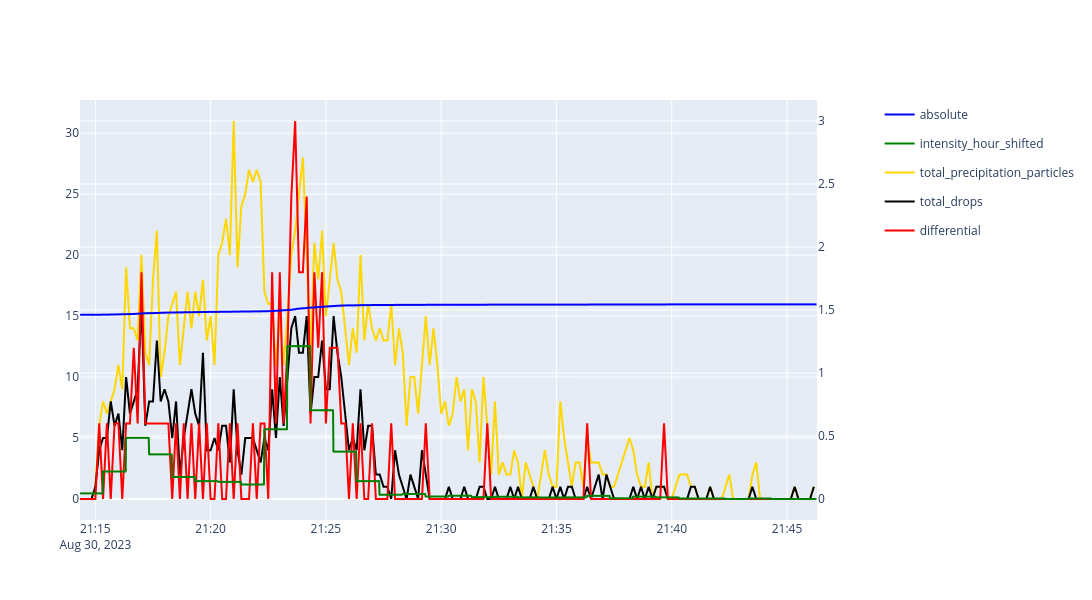

Notebook source saved alongside this figure:
### Code cell
fig1 = px.line(df.precipitation.absolute)
fig1.update_traces(line=dict(color="blue"), connectgaps=True)
fig2 = px.line(df.precipitation.differential.resample("10s").sum() * 60)
fig2.update_traces(line=dict(color="red"))
fig3 = px.line(df.precipitation.intensity_hour_shifted)
fig3.update_traces(line=dict(color="green"), connectgaps=True)
# fig6 = px.line(df.precipitation.intensity_hour)
# fig6.update_traces(line=dict(color="lightgreen"))
fig4 = px.line(df.precipitation.total_precipitation_particles.resample("10s").sum())
fig4.update_traces(line=dict(color="gold"))
fig5 = px.line(df.precipitation.total_drops.resample("10s").sum())
fig5.update_traces(line=dict(color="black"))
# fig6 = px.line(df.

# Create a subplot with secondary y-axis
fig = make_subplots(specs=[[{"secondary_y": True}]])

# Add the traces from fig1, fig3, fig4, and fig5 to the primary y-axis
for trace in fig1.data + fig3.data + fig4.data + fig5.data:
    fig.add_trace(trace, secondary_y=False)

# Add the traces from fig2 to the secondary y-axis
for trace in fig2.data:
    fig.add_trace(trace, secondary_y=True)

# Update the layout
fig.update_layout(width=1400, height=600)

fig.show()

### Figure 1 — Plotly figure (JSON) as saved in the notebook; plotly's stock layout.template omitted (floating-point values rounded to 4 significant figures; data arrays with more than 128 entries replaced by an {"elided": "..."} marker saying what was removed)
{"data": [{"connectgaps": true, "hovertemplate": "variable=absolute<br>Timestamp=%{x}<br>value=%{y}<extra></extra>", "legendgroup": "absolute", "line": {"color": "blue", "dash": "solid"}, "marker": {"symbol": "circle"}, "mode": "lines", "name": "absolute", "showlegend": true, "type": "scattergl", "x": {"elided": "1917 str values"}, "xaxis": "x", "y": {"elided": "1917 float values"}, "yaxis": "y"}, {"connectgaps": true, "hovertemplate": "variable=intensity_hour_shifted<br>Timestamp=%{x}<br>value=%{y}<extra></extra>", "legendgroup": "intensity_hour_shifted", "line": {"color": "green", "dash": "solid"}, "marker": {"symbol": "circle"}, "mode": "lines", "name": "intensity_hour_shifted", "showlegend": true, "type": "scattergl", "x": {"elided": "1917 str values"}, "xaxis": "x", "y": {"elided": "1917 float values"}, "yaxis": "y"}, {"hovertemplate": "variable=total_precipitation_particles<br>Timestamp=%{x}<br>value=%{y}<extra></extra>", "legendgroup": "total_precipitation_particles", "line": {"color": "gold", "dash": "solid"}, "marker": {"symbol": "circle"}, "mode": "lines", "name": "total_precipitation_particles", "orientation": "v", "showlegend": true, "type": "scatter", "x": {"elided": "192 str values"}, "xaxis": "x", "y": {"elided": "192 float values"}, "yaxis": "y"}, {"hovertemplate": "variable=total_drops<br>Timestamp=%{x}<br>value=%{y}<extra></extra>", "legendgroup": "total_drops", "line": {"color": "black", "dash": "solid"}, "marker": {"symbol": "circle"}, "mode": "lines", "name": "total_drops", "orientation": "v", "showlegend": true, "type": "scatter", "x": {"elided": "192 str values"}, "xaxis": "x", "y": {"elided": "192 float values"}, "yaxis": "y"}, {"hovertemplate": "variable=differential<br>Timestamp=%{x}<br>value=%{y}<extra></extra>", "legendgroup": "differential", "line": {"color": "red", "dash": "solid"}, "marker": {"symbol": "circle"}, "mode": "lines", "name": "differential", "orientation": "v", "showlegend": true, "type": "scatter", "x": {"elided": "192 str values"}, "xaxis": "x", "y": {"elided": "192 float values"}, "yaxis": "y2"}], "layout": {"height": 600, "width": 1400, "xaxis": {"anchor": "y", "domain": [0.0, 0.94]}, "yaxis": {"anchor": "x", "domain": [0.0, 1.0]}, "yaxis2": {"anchor": "x", "overlaying": "y", "side": "right"}}}
